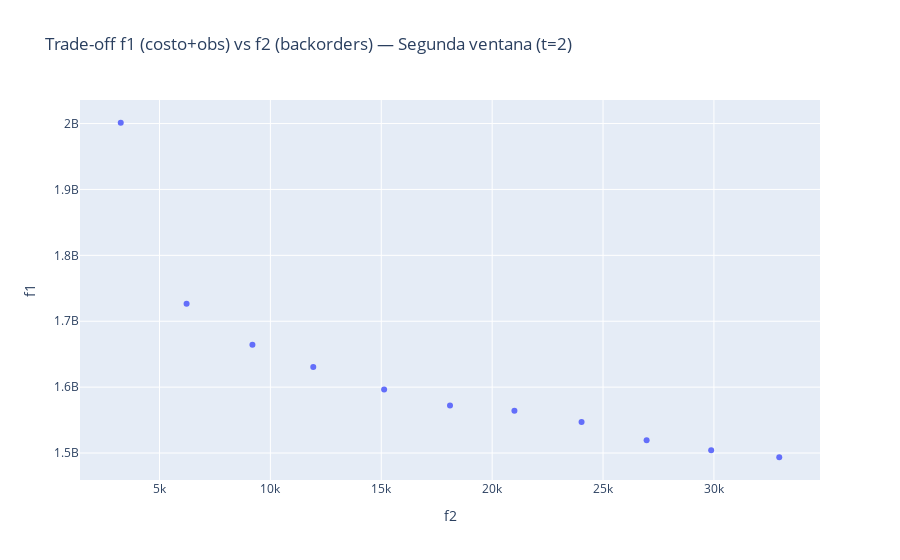

Notebook code for this chart:
### Code cell
## CELDA 21 – RESULTADOS AUGMECON VENTANA 2 Y ELECCIÓN


# 1) Gráfico trade-off f1 vs f2 para la ventana 2
fig = px.scatter(
    df_pareto_second,
    x="f2",  # backorders
    y="f1",  # costo + obsolescencia
    hover_data=["eps2"],
    title="Trade-off f1 (costo+obs) vs f2 (backorders) — Segunda ventana (t=2)"
)
fig.show()

# 2) Tabla ordenada por backorders y luego costo
df_sorted2 = df_pareto_second.sort_values(["f2", "f1"]).reset_index(drop=True)
display(df_sorted2[["eps2", "f2", "f1"]])

# 3) ELECCIÓN DEL PUNTO
#    Opción A: escoger por índice de la tabla ordenada
CHOICE_IDX_2   = 0      # 0 = el que tiene menor f2 (y luego menor f1)
#    Opción B: fijar un target de backorders (f2) para t=2
EPS2_TARGET_2  = None   # por ejemplo: EPS2_TARGET_2 = 10000.0

if EPS2_TARGET_2 is not None:
    # fila cuya f2 está más cerca del target
    k2 = int((df_pareto_second["f2"] - EPS2_TARGET_2).abs().idxmin())
    choice2 = df_pareto_second.loc[k2]
else:
    choice2 = df_sorted2.iloc[CHOICE_IDX_2]

print("\n=== Solución elegida para ejecutar en t = 2 ===")
print(choice2[["eps2", "f2", "f1"]])

# 4) Extraer SNAPSHOT de la solución elegida (primer período de la ventana 2, t = 2)
X_tini_sel_2 = choice2["X_tini"]   # órdenes por (i, m) en t=2
B_tini_sel_2 = choice2["B_tini"]   # backorders por ítem en t=2
I_tini_sel_2 = choice2["I_tini"]   # inventario por edades en t=2
S_tini_sel_2 = choice2["S_tini"]   # servido por edades en t=2

t_exec = 2   # este es el período ejecutado de esta ventana

# 5) Registrar ÓRDENES EJECUTADAS en t=2
if 'plan_ejecutado' not in globals():
    plan_ejecutado = []

for (i, m_), q in X_tini_sel_2.items():
    if q > 1e-6:
        plan_ejecutado.append([t_exec, i, m_, q])

# 6) Actualizar BACKORDER INICIAL para el siguiente período (t=3)
for i in I:
    B_I[i] = float(B_tini_sel_2.get(i, 0.0))

# 7) Actualizar INVENTARIO por edades para el siguiente período (t=3)
for i in I:
    for a in A:
        I_i0[i][a] = float(I_tini_sel_2.get((i, a), 0.0))

# 8) Actualizar PEDIDOS EN TRÁNSITO generados en t=2
for i in I:
    for m_ in M:
        q = float(X_tini_sel_2.get((i, m_), 0.0))
        if q > 1e-6:
            llegada = t_exec + L_im[i][m_]
            # solo sumamos si llega en el horizonte y no es el mismo período
            if llegada <= T[-1] and llegada not in [t_exec]:
                pedidos_en_transito[i][llegada] += q

# 9) Acumular COSTOS GLOBALES del horizonte
#    (esta ventana aporta choice2["f1"] de costo y choice2["f2"] de backorders)
costo_compra        += float(choice2["f1"])
back_total          += float(choice2["f2"])
costo_equiv_antiguo += float(choice2["f1"]) + N * float(choice2["f2"])

# 10) Registrar SERVIDO / DEMANDADO en t=2 para el Fill Rate global
for i in I:
    dem_t = float(D_it.get(i, {}).get(t_exec, 0.0))
    srv_t = sum(S_tini_sel_2.get((i, a), 0.0) for a in A)
    srv_t = min(dem_t, srv_t)   # seguridad: nunca más que la demanda

    demand_hist.setdefault(i, {})[t_exec] = dem_t
    served_hist.setdefault(i, {})[t_exec] = srv_t

print("\nEstado actualizado tras decidir la ventana 2. Listo para la ventana que empieza en t = 3.")

### Figure 1 — Plotly figure (JSON) as saved in the notebook; plotly's stock layout.template omitted (floating-point values rounded to 4 significant figures)
{"data": [{"customdata": [[3252], [6221.0], [9191.0], [12160.0], [15130.0], [18099], [21070.0], [24040.0], [27010.0], [29980.0], [32946]], "hovertemplate": "f2=%{x}<br>f1=%{y}<br>eps2=%{customdata[0]}<extra></extra>", "legendgroup": "", "marker": {"color": "#636efa", "symbol": "circle"}, "mode": "markers", "name": "", "orientation": "v", "showlegend": false, "type": "scatter", "x": [3252, 6221, 9190, 11934, 15129, 18099, 21004, 24032, 26965, 29876, 32946], "xaxis": "x", "y": [2001000000.0, 1727000000.0, 1664000000.0, 1631000000.0, 1596000000.0, 1572000000.0, 1564000000.0, 1547000000.0, 1519000000.0, 1504000000.0, 1493610000], "yaxis": "y"}], "layout": {"legend": {"tracegroupgap": 0}, "title": {"text": "Trade-off f1 (costo+obs) vs f2 (backorders) — Segunda ventana (t=2)"}, "xaxis": {"anchor": "y", "domain": [0, 1], "title": {"text": "f2"}}, "yaxis": {"anchor": "x", "domain": [0, 1], "title": {"text": "f1"}}}}
